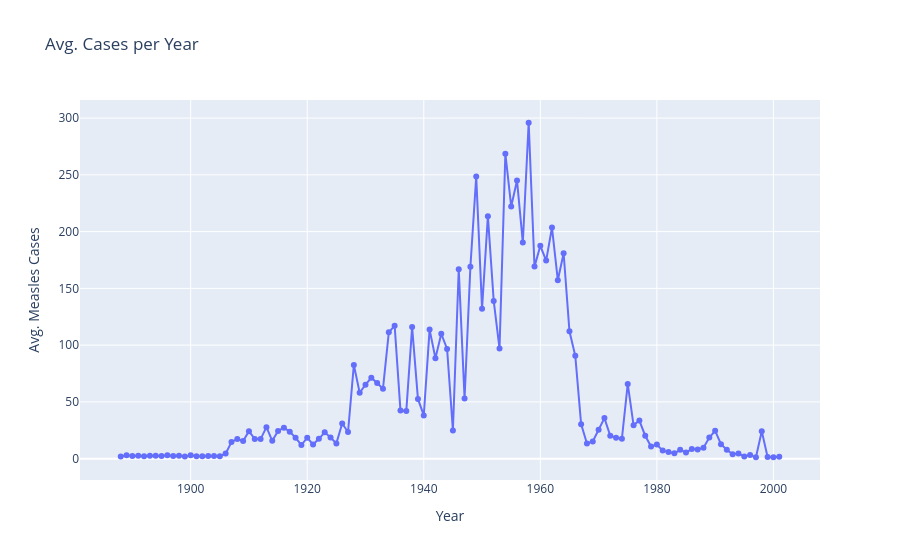

The code cell stored with this chart in its notebook:
### Code cell
year_measles_df_fig.show()
